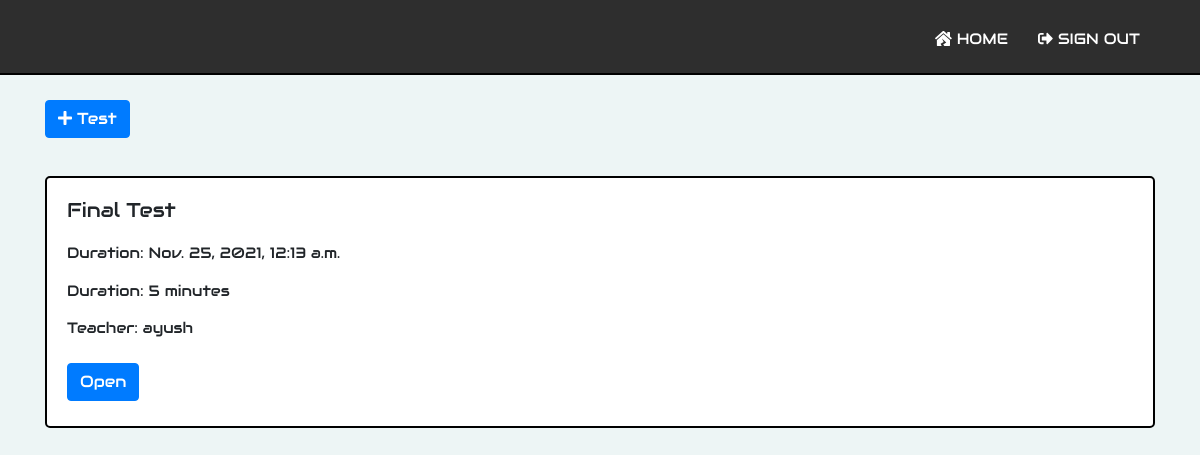
The page / (signed in) on the database as committed earlier.
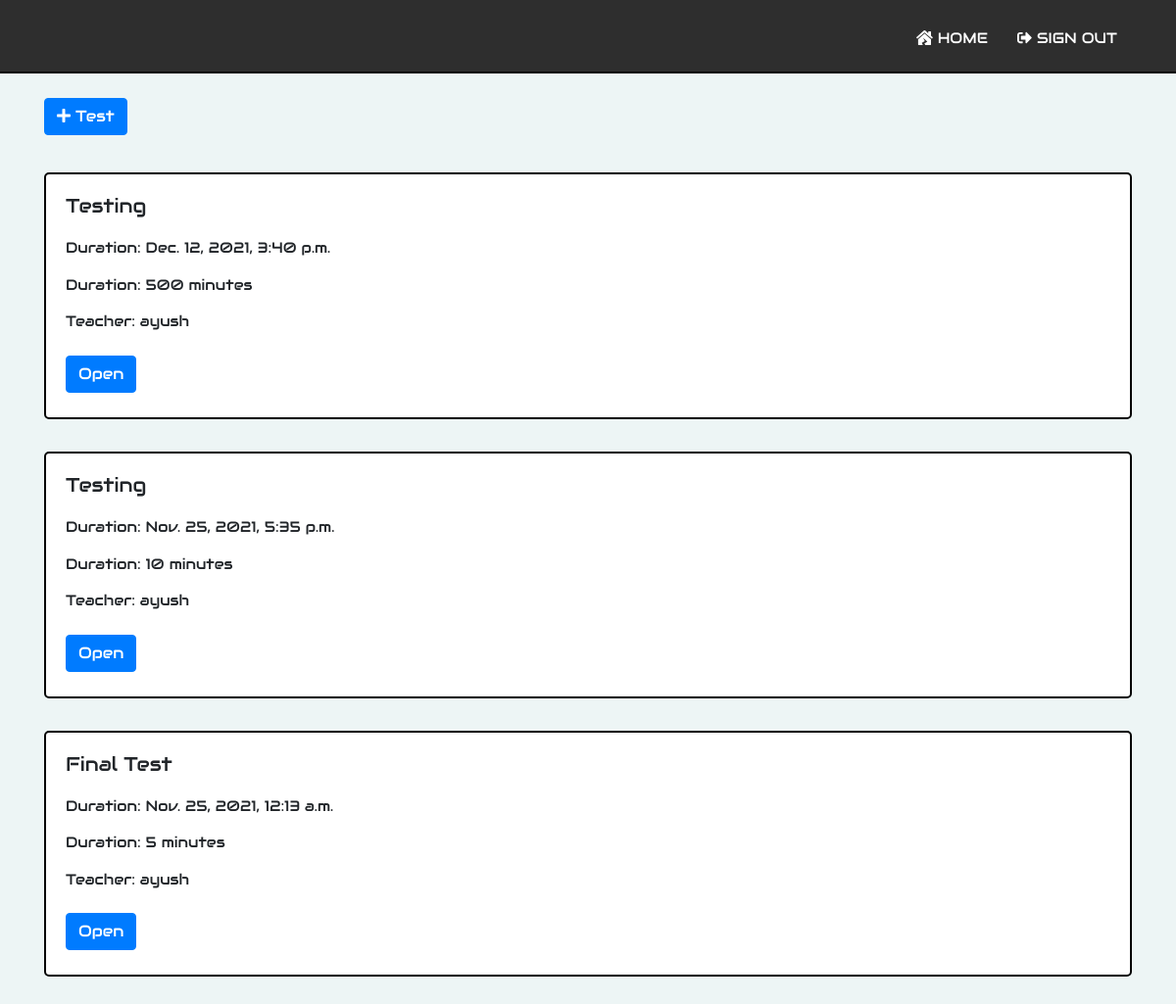
The same page on the database as committed later.
### grader/models.py (models this page shows, shortened)
class Test(models.Model):
    test_id = models.AutoField(primary_key = True)
    user = models.ForeignKey(User, on_delete = models.CASCADE)
    title = models.CharField(max_length = 255)
    link = models.CharField(max_length = 255)
    semester = models.IntegerField()
    branch = models.CharField(max_length = 255)
    duration = models.IntegerField()
    start_time = models.DateTimeField()
    end_time = models.DateTimeField()

### grader/views.py (the view)
# urls.py: path('', views.index, name='index'),
def index(request):
	context = {
		'title': 'Home'
	}
	if request.user.username:
		username = request.user.username
		role = UserRole.objects.get(user = request.user).role
		context['role'] = role
		cur_time = timezone.localtime(timezone.now())
		if role == 'teacher':
			tests = Test.objects.all().filter(user = request.user)
		else:
			details = StudentDetail.objects.get(user = request.user)
			tests = Test.objects.all().filter(branch = details.branch)
			tests = tests.filter(semester = details.semester)
		context['is_teacher'] = True if role == 'teacher' else False
		tests = tests.order_by('-start_time')
		page = request.GET.get('page', 1)
		paginator = Paginator(tests, 5)
		try:
			paginated_tests = paginator.page(page)
		except PageNotAnInteger:
			paginated_tests = paginator.page(1)
		except EmptyPage:
			paginated_tests = paginator.page(paginator.num_pages)
		context['tests'] = paginated_tests
	return render(request, 'grader/index.html', context=context)

### templates/grader/index.html (shortened to what this page needs)
{% extends "grader/base.html" %}
{% load static %}
{% block content %}
    {% if is_teacher %}
        <a class="btn btn-primary" href="{% url 'create-test' %}"><i class="fas fa-plus"></i> Test</a>
    {% else %}
        <div class="space"></div>
        <div class="space"></div>
    {% endif %}
    {% if request.user.is_authenticated %}
        {% if tests %}
            {% for test in tests %}
                <div class="test-card">
                    <div class="card-body">
                        <h5 class="card-title">{{ test.title|title }}</h5>
                        <p class="card-text">
                            Duration: {{ test.start_time }}
                            <br>
                            Duration: {{ test.duration }} minutes
                            <br>
                            Teacher: {{ test.user.username }}
                        </p>
                        <a href="{% url 'test' test.link %}" class="btn btn-primary">Open</a>
                    </div>
                </div>
            {% endfor %}
        {% else %}
            <p class="about">
                No tests available...
            </p>
        {% endif %}
    {% endif %}
    <div class="space"></div>
{% endblock content %}

Rows that differ between the two databases and show on the page:
added Test: title "Testing", start_time "Dec. 12, 2021, 3:40 p.m.", duration "500", user.username "ayush"
added Test: title "Testing", start_time "Nov. 25, 2021, 5:35 p.m.", duration "10", user.username "ayush"
